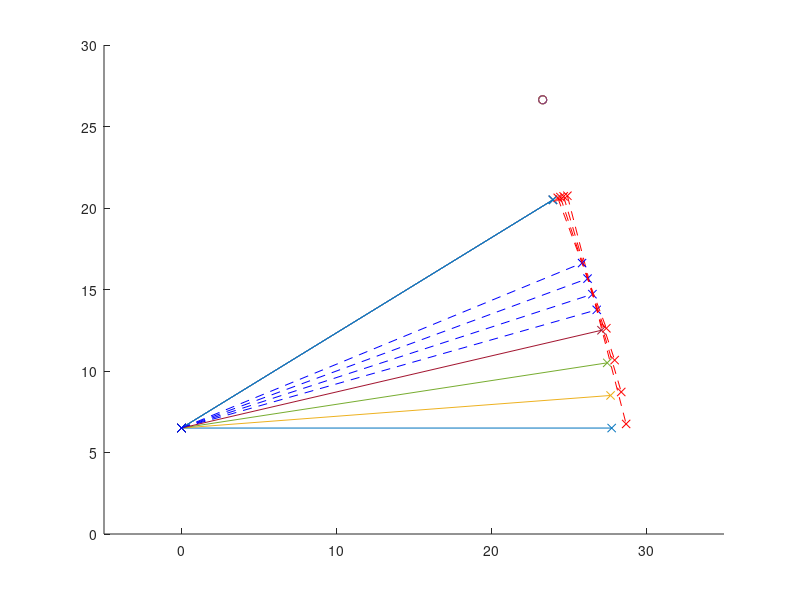
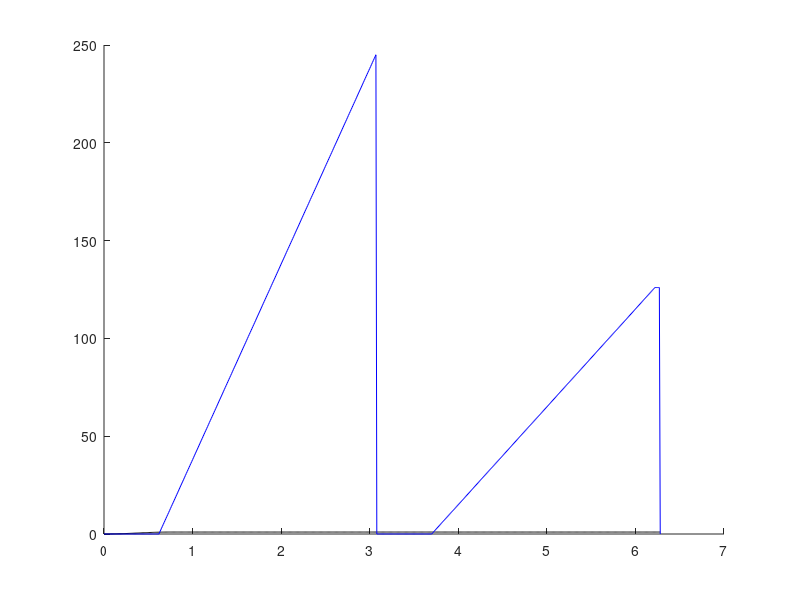
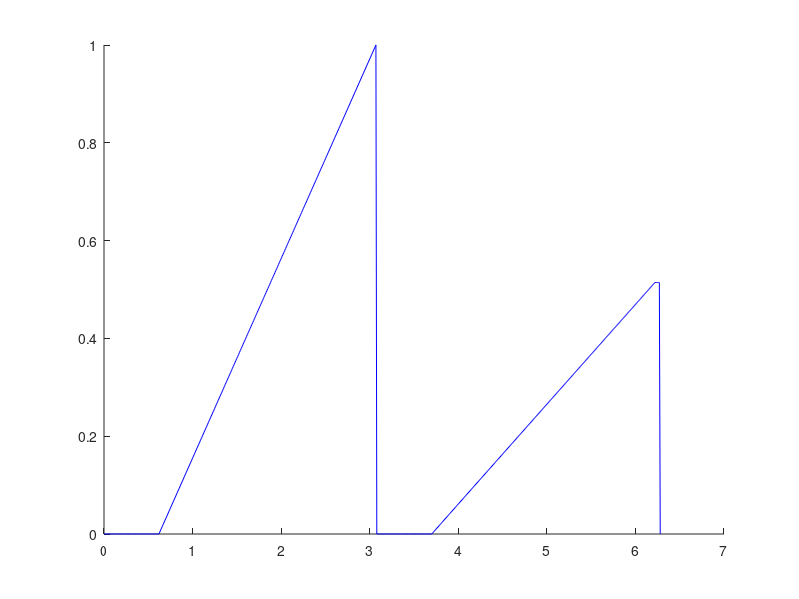
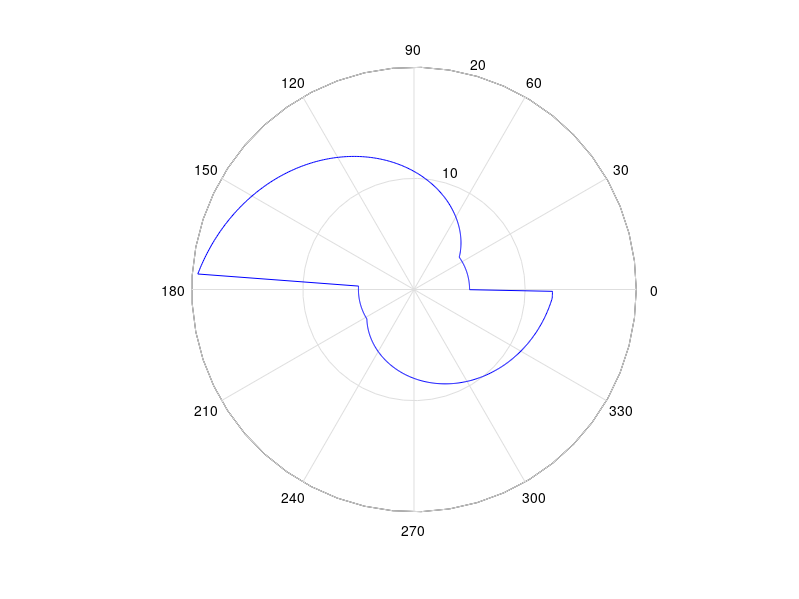

Source code (MATLAB) for these figures, in order:
% The OxyGEN proyect by Profoty.xyz
% Together against the Covid-19
% V4.0 rev.17/03/2020
% 
% Website/blog: oxygen.protofy.xyz
% Contact: oxygen@protofy.xyz


%GEOMETRICAL PARAMETERS

%Length from the bearing to the hinge
l0 = 27.3;

%Length of the vertical wall that supports the hinge
h0 = 6.5;

%Lenght of the vertical support of the bearing
hb = 5.0;

%Bearing radius
br = 1.1;

%Array of different max and min positions of the bearing
h1a = [6.5, 8.5, 10.5, 12.5];
h2a = [20.5, 20.5, 20.5, 20.5];

%Number of cycles per cam turn (1 to 3).
nc = 1;

%Minimum radius of the camshaft
rmin = 5;


%BREATHING CYCLE PARAMETERS

%Duration of the inhale cycle / duration of the whole cycle
lambda1 = 0.500;
lambda2 = 0.060;

%Soft transition between inhale and exhale cycles
dpsi21 = 0.12;
dpsi12 = 0.15;

%Adjust parameters of the inhale curve
t1 = 2*pi*0.10;
t2 = 2*pi*0.49;
t3 = 2*pi*0.59;
t4 = 2*pi*0.99


%GENERATION OF THE CURVES AND THE CAMSHAFT

%Generation of the geometry

l = sqrt(l0^2+hb^2);


for i = 1:numel(h1a);
    
    ymin(i) = h1a(i);
    ymax(i) = h2a(i);
    
    alphamin(i) = acos((h0 - h1a(i)) / l);
    alphamax(i) = acos((h0 - h2a(i)) / l);
    
    xmin(i) = l*sin(alphamin(i));    
    xmax(i) = l*sin(alphamax(i));
    
    d(i) = sqrt((xmin(i)-xmax(i))^2 + (ymin(i)-ymax(i))^2);
    
    alphatan(i) = (alphamin(i) + alphamax(i)) / 2;
    
    xtan(i) = l*sin(alphatan(i));    
    ytan(i) = h0 - l*cos(alphatan(i));
    
    xsup(i) = xtan(i) + (d(i)/2)*cos(alphatan(i));
    xinf(i) = xtan(i) - (d(i)/2)*cos(alphatan(i));
    
    ysup(i) = ytan(i) + (d(i)/2)*sin(alphatan(i));
    yinf(i) = ytan(i) - (d(i)/2)*sin(alphatan(i));
    
    xcam(i) = xtan(i) + (d(i)/2 + rmin + br)*cos(alphatan(i));
    ycam(i) = ytan(i) + (d(i)/2 + rmin + br)*sin(alphatan(i));
    
end;


%Time increment
dt = 0.01;

%time coordinate during the whole cycle
theta = 0:dt:2*pi;

%Generation of the soft transition between inhale and exhale curves
psi1 = [];
psi2 = [];

for i = 1:numel(theta);
    
    if theta(i) < (lambda2-dpsi21/2)*2*pi;
        psi1(i) = 0;
        
    elseif theta(i) < (lambda2+dpsi21/2)*2*pi;
        psi1(i) = 0.5 + 0.5*cos((theta(i)-(lambda2+dpsi21/2)*2*pi)/(2*dpsi21));
        
    else theta(i) < (lambda1-dpsi12/2)*2*pi;
        psi1(i) = 1;
        
    end;
    
    psi2(i) = 1 - psi1(i);
    
end;    


%Generation of the complete breathing cycle rho(theta)

rho = [];
rho1 = [];
rho2 = [];
rho2next = [];

rhomin = 1000;
rhomax = 0;

for i = 1:numel(theta);
    
    if theta(i) < t1;
        rho(i) = 0;
        
    elseif theta(i) < t2;
        rho(i) = rho(i-1) + 1;
        
    elseif theta(i) < t3;
        rho(i) = 0;
        
    elseif theta(i) < t4;
        rho(i) = rho(i-1) +0.5;
        
    else
        rho(i) = rho(i-1);
    
    end;
 
    
    %Capturing min and max in order to generate the normalized curve
    if rho(i) > rhomax
        rhomax = rho(i);
    end;
    
    if rho(i) < rhomin
        rhomin = rho(i);
    end;

end;

rho(numel(rho)) = 0;

%Generation of a normalised curve and camshaft

rhonorm = [];
rhocam = [];

for i = 1:numel(theta);
    
    rhonorm(i) = (rho(i)-rhomin)/(rhomax-rhomin);
        
    for n = 1:numel(d)
        
        rhocam(n,i) = rmin + rhonorm(i)*d(n);
        
    end;
    
end;


%Generation of the first derivate of the camshaft geometry to analize and
%validate the design

drho = [];
drhonorm = [];
drhocam = [];

a = rmin;
b = 1/dt;

for i = 1 : numel(rho)-1;
    
    drho(i) = b*(rho(i+1)-rho(i));
    drhonorm(i) = b*(rhonorm(i+1)-rhonorm(i));
    drhocam(i) = b*(rhocam(i+1)-rhocam(i)) + a;
    
end;

drho(numel(rho)) = b*(rho(1)-rho(numel(rho)));
drhonorm(numel(rhonorm)) = b*(rhonorm(1)-rhonorm(numel(rhonorm)));
drhocam(numel(rhocam)) = b*(rhocam(1)-rhocam(numel(rhocam))) + a;


%X and Y coordinates during two cycles (for 2-cycle camshaft plot)

theta2 = [theta/2, (2*pi+theta)/2];

rhocam2 = [rhocam, rhocam];
drhocam2 = [drho, drho];


%X and Y coordinates during three cycles (for 3-cycle camshaft plot)

theta3 = [theta/3, (2*pi+theta)/3, (4*pi+theta)/3];

rhocam3 = [rhocam, rhocam, rhocam];
drhocam3 = [drho, drho, drho];



%GENERATION OF THE PLOTS

%Trying to print it out in real size (FAIL)
%set(gcf,'PaperUnits','centimeters'); 
%set(gcf,'PaperSize',[42 29.7]);


fpos = figure('Name', 'Dimensions', 'Units', 'centimeters', 'NumberTitle', 'off');
set(gcf,'PaperUnits','centimeters', 'PaperSize', [42/2 27.9/2]);
set(gcf, 'units', 'centimeters', 'position', [0, 0, 28, 20]);
fpos = gcf;
hold on

xlim([-5 35]);
ylim([0 30]);

for i = 1:numel(xmin)
    
    plot([0, xmin(i)], [h0, ymin(i)], '-x')    
    plot([0, xmax(i)], [h0, ymax(i)], '-x')
    
    plot([0, xtan(i)], [h0, ytan(i)], '--xb')
    
    plot([xsup(i), xinf(i)], [ysup(i), yinf(i)], '--xr')
    scatter(xcam(1), ycam(1))

end;

hold off




%Plot of the breathing cycle interpolation by curves

fcycle = figure('Name', 'Breath Cycle curves', 'Units', 'centimeters', 'NumberTitle', 'off');

hold on
plot(theta, psi1, '-k')
%plot(theta, drho, '-r')
plot(theta, rho, '-b')
hold off

set(gcf,'PaperUnits','centimeters', 'PaperSize', [42/2 27.9/2]);
set(gcf, 'units', 'centimeters', 'position', [0, 0, 27.9, 27.9]);
fcam3 = gcf;


%Plot of the normalized breathing cycle and first derivate


fnorm = figure('Name', 'Normalized Breath Cycle', 'Units', 'centimeters', 'NumberTitle', 'off');

hold on
%plot(theta, drhonorm, '-r')
plot(theta, rhonorm, '-b')
hold off

set(gcf,'PaperUnits','centimeters', 'PaperSize', [42 27.9]);
set(gcf, 'units', 'centimeters', 'position', [0, 0, 27.9, 27.9]);
fcam3 = gcf;


%Plot of a 1-cycle camshaft

for n = 1:numel(d)

    fcam1 = figure('Name', '1-Cycle Camshaft', 'Units', 'centimeters', 'NumberTitle', 'off');
    %hold on
   
    %polarplot(theta, drhocam, '-r')
    polar(theta, rhocam(n,:), '-b')

    
    %rlim([0 25]);
    hold off

    set(gcf,'PaperUnits','centimeters', 'PaperSize', [42 27.9]);
    set(gcf, 'units', 'centimeters', 'position', [0, 0, 27.9, 27.9]);
    fcam3 = gcf;
    
end


% %Plot of a 2-cycle camshaft
% 
% fcam2 = figure('Name', '2-Cycle', 'Units', 'centimeters', 'NumberTitle', 'off');
% 
% %hold on;
% %polar(theta, drhocam2, '-r')
% polar(theta2, rhocam2, '-b')
% %hold off;
% 
% set(gcf,'PaperUnits','centimeters', 'PaperSize', [42 27.9]);
% set(gcf, 'units', 'centimeters', 'position', [0, 0, 27.9, 27.9]);
% fcam3 = gcf;
% 
% 
% %Plot of a 3-cycle camshaft
% 
% fcam3 = figure('Name', '3-Cycle', 'Units', 'centimeters', 'NumberTitle', 'off');
% 
% %hold on;
% %polar(theta,drhocam3)
% polar(theta3, rhocam3)
% %hold off;
% 
% set(gcf,'PaperUnits','centimeters', 'PaperSize', [42 27.9]);
% set(gcf, 'units', 'centimeters', 'position', [0, 0, 27.9, 27.9]);
% fcam3 = gcf;

% The OxyGEN proyect by Profoty.xyz
% Together against the Covid-19
% V4.0 rev.17/03/2020
% 
% Website/blog: oxygen.protofy.xyz
% Contact: oxygen@protofy.xyz